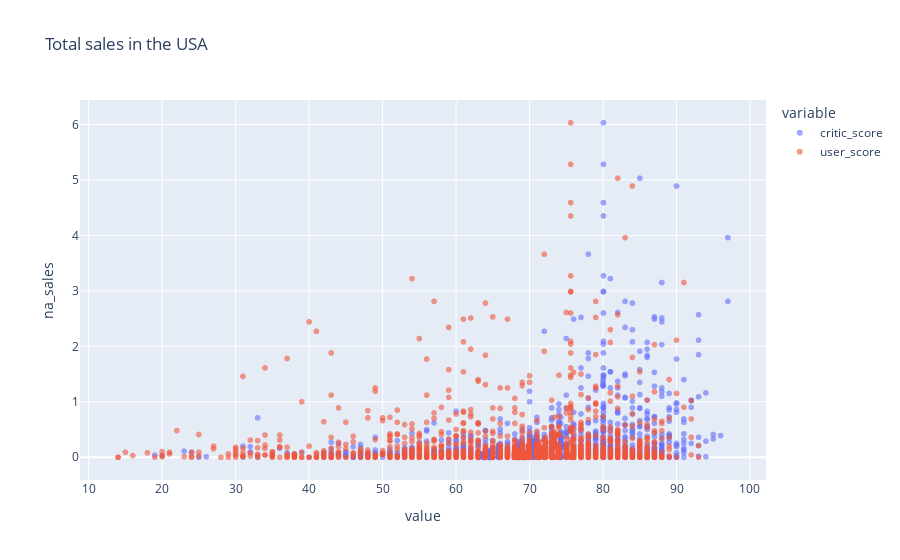

The notebook cell this image was saved under:
### Code cell
# Plotting critic and user scores in comparison to total sales in the USA.

fig = px.scatter(important_games, x = ['critic_score', 'user_score'], y = "na_sales", title = 'Total sales in the USA', opacity = 0.6)
fig.show()

### Figure 1 — Plotly figure (JSON) as saved in the notebook; plotly's stock layout.template omitted (floating-point values rounded to 4 significant figures; data arrays with more than 128 entries replaced by an {"elided": "..."} marker saying what was removed)
{"data": [{"hovertemplate": "variable=critic_score<br>value=%{x}<br>na_sales=%{y}<extra></extra>", "legendgroup": "critic_score", "marker": {"color": "#636efa", "opacity": 0.6, "symbol": "circle"}, "mode": "markers", "name": "critic_score", "showlegend": true, "type": "scattergl", "x": {"elided": "2215 float values"}, "xaxis": "x", "y": {"elided": "2215 float values"}, "yaxis": "y"}, {"hovertemplate": "variable=user_score<br>value=%{x}<br>na_sales=%{y}<extra></extra>", "legendgroup": "user_score", "marker": {"color": "#EF553B", "opacity": 0.6, "symbol": "circle"}, "mode": "markers", "name": "user_score", "showlegend": true, "type": "scattergl", "x": {"elided": "2215 float values"}, "xaxis": "x", "y": {"elided": "2215 float values"}, "yaxis": "y"}], "layout": {"legend": {"title": {"text": "variable"}, "tracegroupgap": 0}, "title": {"text": "Total sales in the USA"}, "xaxis": {"anchor": "y", "domain": [0, 1], "title": {"text": "value"}}, "yaxis": {"anchor": "x", "domain": [0, 1], "title": {"text": "na_sales"}}}}
